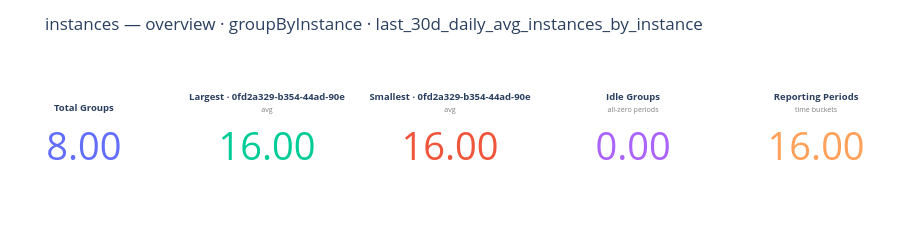

The cell this chart's notebook holds for it:
### Markdown cell above
### Chart Guide

**Purpose:** Gives an instant summary of the dataset's scale and balance
without having to read a table.

**Chart Attributes**

| | |
|---|---|
| **Chart type** | KPI indicator tiles (single row) |
| **Tile 1** | Total number of groups |
| **Tile 2** | Largest group name + total usage |
| **Tile 3** | Smallest group name + total usage |
| **Tile 4** | Count of idle groups (zero usage across all periods) |
| **Tile 5** | Number of distinct time periods in the dataset |

**Insights:** A high idle group count suggests many tenants/instances are provisioned
but not actively using the service. A large gap between largest and smallest
signals very uneven load distribution.
> Showing the first dataset. To show all, change `ds = datasets[0]` to `for ds in datasets:`.

### Code cell
if fig_56 is not None:
    fig_56.show()

### Figure 1 — Plotly figure (JSON) as saved in the notebook; plotly's stock layout.template omitted (floating-point values rounded to 4 significant figures)
{"data": [{"domain": {"x": [0, 0.168], "y": [0, 1]}, "mode": "number", "number": {"font": {"color": "#636EFA", "size": 38}, "valueformat": ".2f"}, "title": {"align": "center", "text": "<b>Total Groups</b><br><span style='font-size:.75em;color:gray'></span>"}, "type": "indicator", "value": 8}, {"domain": {"x": [0.208, 0.376], "y": [0, 1]}, "mode": "number", "number": {"font": {"color": "#00CC96", "size": 38}, "valueformat": ".2f"}, "title": {"align": "center", "text": "<b>Largest · 0fd2a329-b354-44ad-90e</b><br><span style='font-size:.75em;color:gray'>avg</span>"}, "type": "indicator", "value": 16}, {"domain": {"x": [0.416, 0.584], "y": [0, 1]}, "mode": "number", "number": {"font": {"color": "#EF553B", "size": 38}, "valueformat": ".2f"}, "title": {"align": "center", "text": "<b>Smallest · 0fd2a329-b354-44ad-90e</b><br><span style='font-size:.75em;color:gray'>avg</span>"}, "type": "indicator", "value": 16}, {"domain": {"x": [0.624, 0.792], "y": [0, 1]}, "mode": "number", "number": {"font": {"color": "#AB63FA", "size": 38}, "valueformat": ".2f"}, "title": {"align": "center", "text": "<b>Idle Groups</b><br><span style='font-size:.75em;color:gray'>all-zero periods</span>"}, "type": "indicator", "value": 0}, {"domain": {"x": [0.832, 1], "y": [0, 1]}, "mode": "number", "number": {"font": {"color": "#FFA15A", "size": 38}, "valueformat": ".2f"}, "title": {"align": "center", "text": "<b>Reporting Periods</b><br><span style='font-size:.75em;color:gray'>time buckets</span>"}, "type": "indicator", "value": 16}], "layout": {"height": 200, "margin": {"b": 10, "l": 10, "r": 10, "t": 60}, "paper_bgcolor": "white", "title": {"text": "instances — overview · groupByInstance · last_30d_daily_avg_instances_by_instance"}}}
